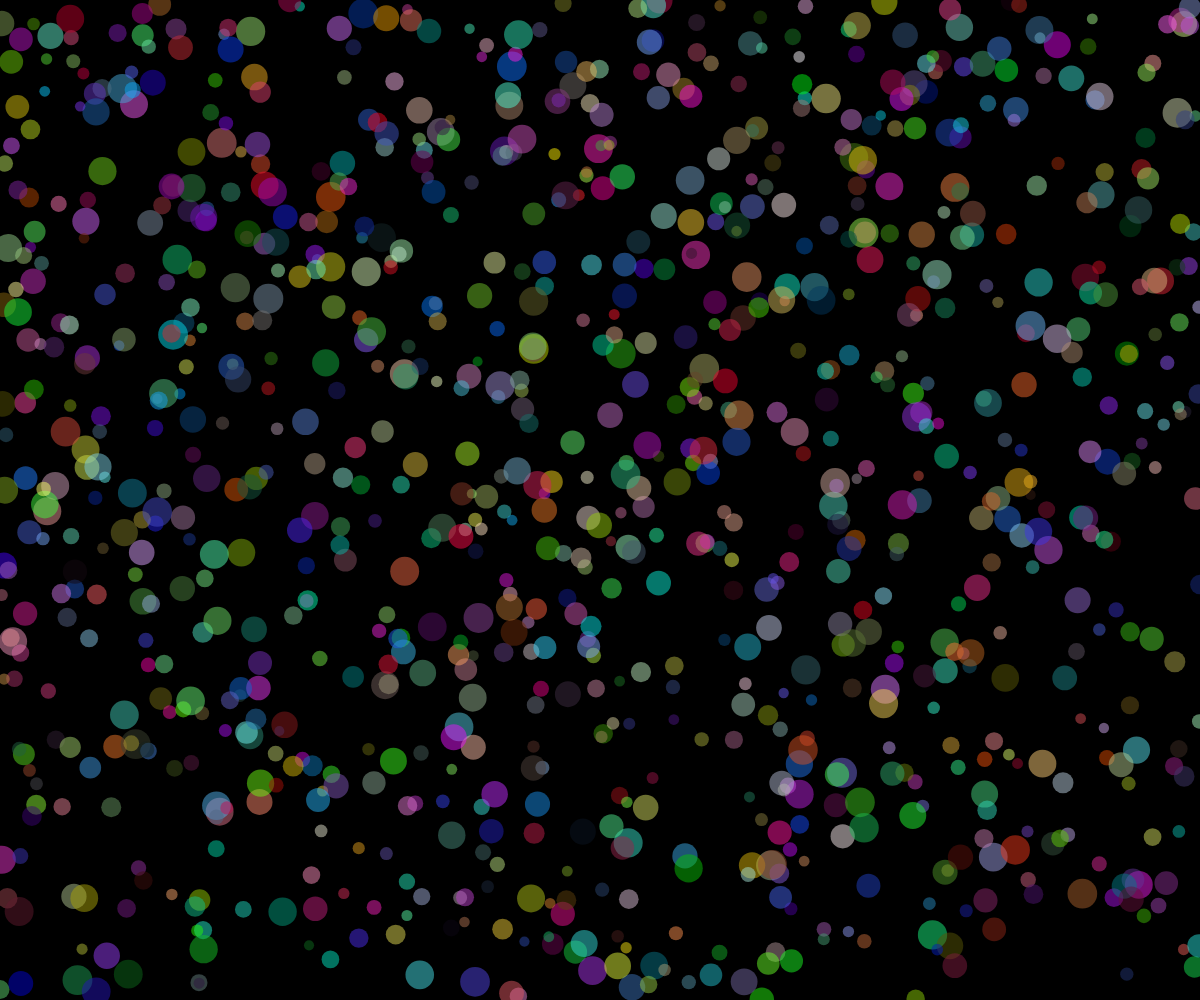
Frame 1 (no input)
Frame 60 (no input): identical to frame 1, image omitted
Frame 120 (the mouse pressed at the canvas centre since frame 60): identical to frame 1, image omitted

The p5.js sketch that drew this single still picture (run headless with seeded random() and noise() and a simulated clock; from frame 60 on, the mouse is pressed at the canvas centre):

// p5.js sketch
// ── sketch.js

var cells = [];

function setup() {
  createCanvas(windowWidth, windowHeight);
  // create 100 cells
  for(var i = 0; i<1000; i++) {
    cells[i] = new Cell();
  }
}

function draw() {
  
  // black background
  background(0);
  
  // draw 100 cells
  for(var i = 0; i < cells.length; i++) {
    cells[i].draw();
  }
  print(int(frameRate()));
}

function Cell() {

  this.c = color(random(255), random(255), random(255), 127);
  this.x = random(0, width);
  this.y = random(0, height);
  this.d = random(10, 30);
}

Cell.prototype.draw = function() {
  noStroke();
  fill(this.c);
  ellipse(this.x, this.y, this.d, this.d);
}
